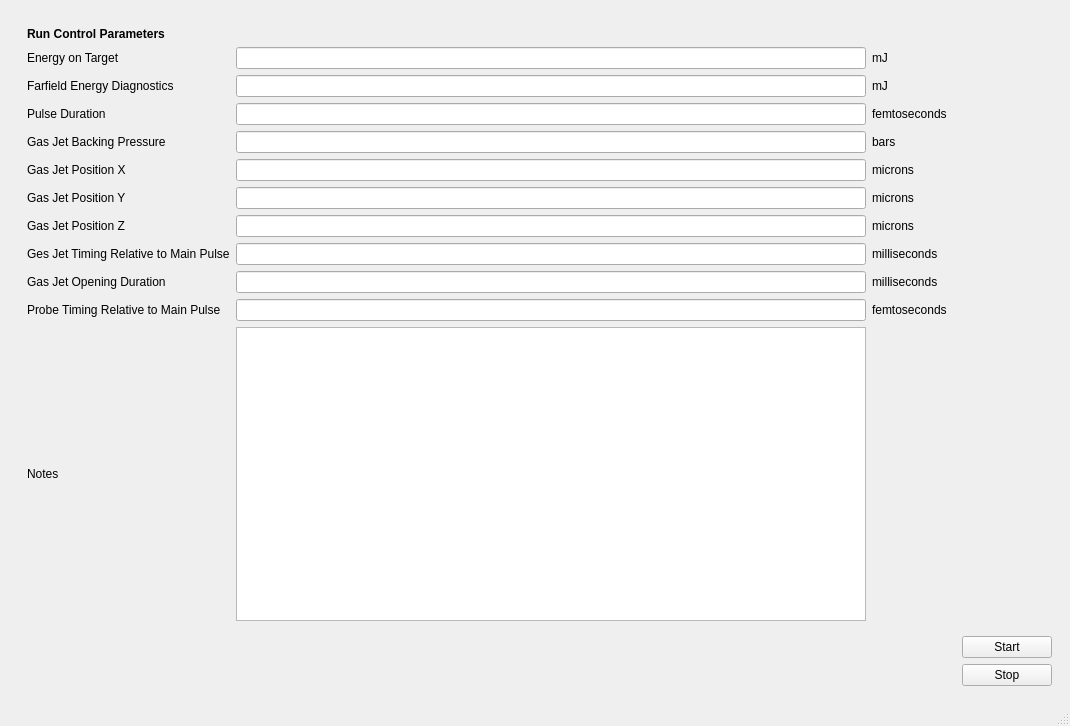
<?xml version="1.0" encoding="UTF-8"?>
<ui version="4.0">
 <class>RunControl</class>
 <widget class="QMainWindow" name="RunControl">
  <property name="geometry">
   <rect>
    <x>0</x>
    <y>0</y>
    <width>1070</width>
    <height>726</height>
   </rect>
  </property>
  <property name="windowTitle">
   <string>RunControl</string>
  </property>
  <widget class="QWidget" name="centralwidget">
   <layout class="QVBoxLayout" name="verticalLayout">
    <item>
     <widget class="QWidget" name="Widget_RunControl" native="true">
      <layout class="QGridLayout" name="gridLayout_3">
       <item row="2" column="1">
        <widget class="QPushButton" name="StartButton">
         <property name="minimumSize">
          <size>
           <width>90</width>
           <height>0</height>
          </size>
         </property>
         <property name="text">
          <string>Start</string>
         </property>
        </widget>
       </item>
       <item row="1" column="0">
        <widget class="QWidget" name="RunControlWidget" native="true">
         <layout class="QGridLayout" name="gridLayout_2">
          <item row="10" column="0">
           <widget class="QLabel" name="ProbeTimingLabel">
            <property name="text">
             <string>Probe Timing Relative to Main Pulse</string>
            </property>
           </widget>
          </item>
          <item row="6" column="0">
           <widget class="QLabel" name="GasjetPosYLabel">
            <property name="text">
             <string>Gas Jet Position Y</string>
            </property>
           </widget>
          </item>
          <item row="6" column="2">
           <widget class="QLabel" name="GasjetPosYUnitLabel">
            <property name="text">
             <string>microns</string>
            </property>
           </widget>
          </item>
          <item row="10" column="2">
           <widget class="QLabel" name="ProbeTimingUnitLabel">
            <property name="text">
             <string>femtoseconds</string>
            </property>
           </widget>
          </item>
          <item row="4" column="2">
           <widget class="QLabel" name="GasjetBackpressureUnitLabel">
            <property name="text">
             <string>bars</string>
            </property>
           </widget>
          </item>
          <item row="9" column="0">
           <widget class="QLabel" name="GasjetDurationLabel">
            <property name="text">
             <string>Gas Jet Opening Duration</string>
            </property>
           </widget>
          </item>
          <item row="7" column="1">
           <widget class="QLineEdit" name="LE_GasjetZ"/>
          </item>
          <item row="8" column="2">
           <widget class="QLabel" name="GasjetTimingUnitLabel">
            <property name="text">
             <string>milliseconds</string>
            </property>
           </widget>
          </item>
          <item row="4" column="0">
           <widget class="QLabel" name="GasjetBackpressureLabel">
            <property name="text">
             <string>Gas Jet Backing Pressure</string>
            </property>
           </widget>
          </item>
          <item row="1" column="1">
           <widget class="QLineEdit" name="LE_EnergyOnTarget"/>
          </item>
          <item row="11" column="0">
           <widget class="QLabel" name="NotesLabel">
            <property name="text">
             <string>Notes</string>
            </property>
           </widget>
          </item>
          <item row="2" column="2">
           <widget class="QLabel" name="FarfieldEnergyUnitLabel">
            <property name="text">
             <string>mJ</string>
            </property>
           </widget>
          </item>
          <item row="1" column="2">
           <widget class="QLabel" name="EnergyOnTargetUnitLabel">
            <property name="text">
             <string>mJ</string>
            </property>
           </widget>
          </item>
          <item row="9" column="2">
           <widget class="QLabel" name="GasjetDurationUnitLabel">
            <property name="text">
             <string>milliseconds</string>
            </property>
           </widget>
          </item>
          <item row="5" column="2">
           <widget class="QLabel" name="GasjetPosXUnitLabel">
            <property name="text">
             <string>microns</string>
            </property>
           </widget>
          </item>
          <item row="8" column="0">
           <widget class="QLabel" name="GasjetTimingLabel">
            <property name="text">
             <string>Ges Jet Timing Relative to Main Pulse</string>
            </property>
           </widget>
          </item>
          <item row="11" column="1">
           <widget class="QTextEdit" name="LE_Notes"/>
          </item>
          <item row="8" column="1">
           <widget class="QLineEdit" name="LE_GasjetTiming"/>
          </item>
          <item row="1" column="0">
           <widget class="QLabel" name="EnergyOnTargetLabel">
            <property name="text">
             <string>Energy on Target</string>
            </property>
           </widget>
          </item>
          <item row="3" column="2">
           <widget class="QLabel" name="PulseDurationUnitLabel">
            <property name="text">
             <string>femtoseconds</string>
            </property>
           </widget>
          </item>
          <item row="2" column="0">
           <widget class="QLabel" name="FarfieldEnergyLabel">
            <property name="text">
             <string>Farfield Energy Diagnostics</string>
            </property>
           </widget>
          </item>
          <item row="10" column="1">
           <widget class="QLineEdit" name="LE_ProbeTiming"/>
          </item>
          <item row="7" column="0">
           <widget class="QLabel" name="GasjetPosXLabel">
            <property name="text">
             <string>Gas Jet Position Z</string>
            </property>
           </widget>
          </item>
          <item row="4" column="1">
           <widget class="QLineEdit" name="LE_GasjetBackpressure"/>
          </item>
          <item row="7" column="2">
           <widget class="QLabel" name="GasjetPosZUnitLabel">
            <property name="text">
             <string>microns</string>
            </property>
           </widget>
          </item>
          <item row="9" column="1">
           <widget class="QLineEdit" name="LE_GasjetDuration"/>
          </item>
          <item row="6" column="1">
           <widget class="QLineEdit" name="LE_GasjetY"/>
          </item>
          <item row="5" column="0">
           <widget class="QLabel" name="GaejetPosXLabel">
            <property name="text">
             <string>Gas Jet Position X</string>
            </property>
           </widget>
          </item>
          <item row="3" column="0">
           <widget class="QLabel" name="PulseDurationLabel">
            <property name="text">
             <string>Pulse Duration</string>
            </property>
           </widget>
          </item>
          <item row="5" column="1">
           <widget class="QLineEdit" name="LE_GasjetX"/>
          </item>
          <item row="3" column="1">
           <widget class="QLineEdit" name="LE_PulseDuration"/>
          </item>
          <item row="2" column="1">
           <widget class="QLineEdit" name="LE_FarfieldEnergy"/>
          </item>
          <item row="0" column="0">
           <widget class="QLabel" name="RunControlConfigurationLabel">
            <property name="maximumSize">
             <size>
              <width>16777215</width>
              <height>30</height>
             </size>
            </property>
            <property name="font">
             <font>
              <weight>75</weight>
              <bold>true</bold>
             </font>
            </property>
            <property name="text">
             <string>Run Control Parameters</string>
            </property>
           </widget>
          </item>
         </layout>
        </widget>
       </item>
       <item row="2" column="0">
        <widget class="QLabel" name="Label_RunControlStatus">
         <property name="text">
          <string/>
         </property>
        </widget>
       </item>
       <item row="3" column="1">
        <widget class="QPushButton" name="StopButton">
         <property name="minimumSize">
          <size>
           <width>90</width>
           <height>0</height>
          </size>
         </property>
         <property name="text">
          <string>Stop</string>
         </property>
        </widget>
       </item>
      </layout>
     </widget>
    </item>
   </layout>
  </widget>
  <widget class="QStatusBar" name="statusbar"/>
 </widget>
 <resources/>
 <connections/>
</ui>
